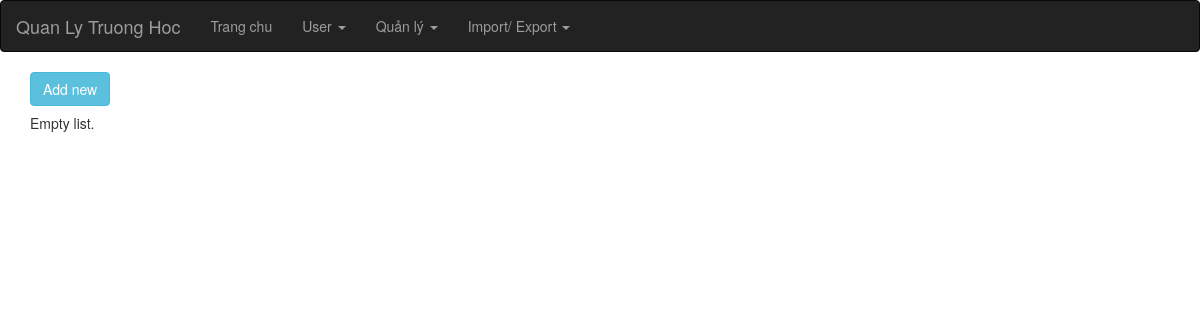
The app's page /index.php?op=sv_list, older data.
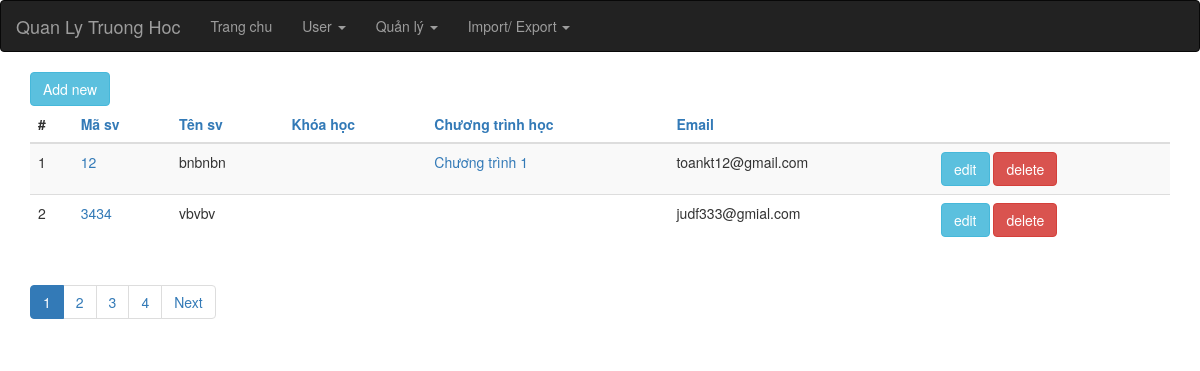
The same page, newer data.
### tables this page shows
CREATE TABLE IF NOT EXISTS `sinh_vien` (
  `id` int(6) unsigned NOT NULL AUTO_INCREMENT,
  `ma_sinh_vien` varchar(255) NOT NULL,
  `ho_ten` varchar(255) NOT NULL,
  `khoa_hoc_id` int(6) DEFAULT NULL,
  `chuong_trinh_id` int(6) DEFAULT NULL,
  `email` varchar(255) DEFAULT NULL,
  PRIMARY KEY (`id`)
);

CREATE TABLE IF NOT EXISTS `chuong_trinh_hoc` (
  `id` int(6) unsigned NOT NULL AUTO_INCREMENT,
  `ten_chuong_trinh` varchar(255) NOT NULL,
  `khoa_hoc_id` varchar(255) NOT NULL,
  `ghi_chu` varchar(255) DEFAULT NULL,
  `total_time` int(6) DEFAULT NULL,
  PRIMARY KEY (`id`)
);

### index.php (called while the page is built, shortened)
<?php
require_once 'controller/IndexController.php';
$controller = new IndexController();
$controller->handleRequest();
?>

### model/ChuongTrinhGateway.php (called while the page is built, shortened)
<?php
class ChuongTrinhGateway {
    public function selectAll($order, $start, $limit) {
        $dbOrder =  mysql_real_escape_string($order);
        $dbres = mysql_query("SELECT * FROM chuong_trinh_hoc ORDER BY $dbOrder ASC limit {$start},{$limit}");
        $data = array();
        while ( ($obj = mysql_fetch_object($dbres)) != NULL ) {
            $data[] = $obj;
        }
        return $data;
    }
}
?>

### model/ChuongTrinhService.php (called while the page is built, shortened)
<?php
require_once 'model/ChuongTrinhGateway.php';
class ChuongTrinhService {
    private $index = NULL;
    private $chuongtrinhGateway    = NULL;
    public function __construct() {
        $this->index = new IndexService();
        $this->chuongtrinhGateway = new ChuongTrinhGateway();
    }
    public function getAll($order, $start, $limit) {
        try {
            $this->index->openDb();
            $res = $this->chuongtrinhGateway->selectAll($order, $start, $limit);
            $this->index->closeDb();
            return $res;
        } catch (Exception $e) {
            $this->index->closeDb();
            throw $e;
        }
    }
}
?>

### model/SVGateway.php (called while the page is built, shortened)
<?php
class SVGateway {
    public function allRecord() {
        $dbres = mysql_query("SELECT * FROM sinh_vien");
        return mysql_num_rows($dbres);
    }
    public function selectAll($order, $start, $limit) {
        if ( !isset($order) ) {
            $order = "ma_sinh_vien";
        }
        $dbOrder =  mysql_real_escape_string($order);
        $dbres = mysql_query("SELECT * FROM sinh_vien ORDER BY $dbOrder ASC limit {$start},{$limit}");
        $data = array();
        while ( ($obj = mysql_fetch_object($dbres)) != NULL ) {
            $data[] = $obj;
        }
        return $data;
    }
}
?>

### model/SVService.php (called while the page is built, shortened)
<?php
require_once 'model/SVGateway.php';
class SVService {
    private $index = NULL;
    private $SVGateway    = NULL;
    public function __construct() {
        $this->index = new IndexService();
        $this->SVGateway = new SVGateway();
    }
    public function totalRecord()
    {
        try {
            $this->index->openDb();
            $res = $this->SVGateway->allRecord();
            $this->index->closeDb();
            return $res;
        } catch (Exception $e) {
            $this->index->closeDb();
            throw $e;
        }
    }
    public function getAll($order, $start, $limit) {
        try {
            $this->index->openDb();
            $res = $this->SVGateway->selectAll($order, $start, $limit);
            $this->index->closeDb();
            return $res;
        } catch (Exception $e) {
            $this->index->closeDb();
            throw $e;
        }
    }
}
?>

### view/sinhvien/list.php (the view, shortened to what the changed rows need)
<?php require_once(realpath($_SERVER["DOCUMENT_ROOT"]) .'/school/view/include/header.php');?>
<?php
    $Pagination = new Pagination();
?>
<div class="container">
    <div><a href="index.php?op=sv_new" class="btn btn-info">Add new</a></div>
    <?php if ( count($data) > 0 ) { ?>
    <table class="table table-striped">
        <thead>
        <tr>
            <th>#</th>
            <th><a href="?op=sv_list&orderby=ma_sinh_vien">Mã sv</a></th>
            <th><a href="?op=sv_list&orderby=ho_ten">Tên sv</a></th>
            <th><a href="?op=sv_list&orderby=khoa_hoc_id">Khóa học</a></th>
            <th><a href="?op=sv_list&orderby=chuong_trinh_id">Chương trình học</a></th>
            <th><a href="?op=sv_list&orderby=email">Email</a></th>
            <th>&nbsp;</th>
        </tr>
        </thead>
        <tbody>
        <?php $i = 0; foreach ($data as $item): $i++;?>
            <tr>
                <td><?php echo $i;?></td>
                <td><a href="index.php?op=sv_show&id=<?php echo $item->id; ?>"><?php echo $item->ma_sinh_vien; ?></a></td>
                <td><?php echo $item->ho_ten?></td>
                <td>
                </td>
                <td>
                    <a href="index.php?op=chuongtrinh_show&id=<?php echo $item->chuong_trinh_id; ?>">
                        <?php foreach ($CTList as $ct) {
                            if ( $item->chuong_trinh_id == $ct->id ) {
                                echo $ct->ten_chuong_trinh;
                            }
                        }; ?>
                    </a>
                </td>
                <td><?php echo $item->email; ?></td>
                <td>
                    <a href="index.php?op=sv_edit&id=<?php echo $item->id; ?>" class="btn btn-info">edit</a>
                    <a href="index.php?op=sv_delete&id=<?php echo $item->id; ?>" class="btn btn-danger" onclick="return checkDel()">delete</a>
                </td>
            </tr>
        <?php endforeach; ?>
        </tbody>
    </table>
    <ul class="pagination">
        <?php echo $Pagination->listPages($totalPages); ?>
    </ul>
    <?php } else { ?>
        <h5>Empty list.</h5>
    <?php } ?>
</div>
<?php require_once(realpath($_SERVER["DOCUMENT_ROOT"]) .'/school/view/include/footer.php');?>

### model/Pagination.php (shortened to what the changed rows need)
<?php
class Pagination{
    public $limit = 2;
    protected $_baseUrl;
    public function __construct(){
        $this->_baseUrl = $_SERVER['REQUEST_URI'];
        if (strpos($this->_baseUrl, "_list") !== false) {
            $parts = parse_url($this->_baseUrl);
            parse_str($parts['query'], $query);
            $arrayOp = explode("?", $query['op']);
            $this->_baseUrl = 'index.php?op=' .$arrayOp[0];
        }
    }
    public function start(){
        if(isset($_GET['start'])){
            $start = $_GET['start'];
        }else{
            $start = 0;
        }
        return $start;
    }
    public function totalPages($totalRecord){
        if(isset($_GET['pages'])){
            $totalPages = $_GET['pages'];
        }else{
            $totalPages = ceil($totalRecord/$this->limit);
        }
        return $totalPages;
    }
    public function listPages($totalPages){
        $start = $this->start();
        $limit = $this->limit;
        $listPage = '';
        if($totalPages > 1){
            $current = ($start/$limit) + 1;
            for($i=1;$i<=$totalPages;$i++){
                $newstart = ($i - 1)*$limit;
                if($i == $current){
                    $listPage .= "<li class='active'><span class='current'>".$i."</span></li>";
                }else{
                    $listPage .= "<li><a href='".$this->_baseUrl."?pages=$totalPages&start=$newstart'>".$i."</a></li>";
                }
            }
            if($current != $totalPages){
                $newstart = $start + $limit;
                $listPage .= "<li><a href='".$this->_baseUrl."?pages=$totalPages&start=$newstart'>Next</a></li>";
            }
        }
        return $listPage;
    }
}
?>

Row changes from the older to the newer data that the page shows:
added sinh_vien: ma_sinh_vien "12", ho_ten "bnbnbn", email "toankt12@gmail.com"
added chuong_trinh_hoc: ten_chuong_trinh "Chương trình 1"
added sinh_vien: ma_sinh_vien "3434", ho_ten "vbvbv", email "judf333@gmial.com"
Text that changed along with them:
text no longer shown: "Empty list."
text now shown: "# Mã sv Tên sv Khóa học Chương trình học Email Next"
new list line: "1"
new list line: "2"
new list line: "3"
new list line: "4"
